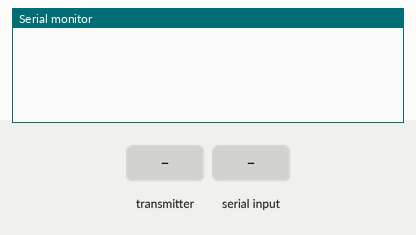
Simulated run of this sketch. Board: ESP32. Shown: the last lines printed to the serial monitor. The test bench sets the inputs (shaded band).

Above: at 1.2 s.
1.3 s: the transmitter starts sending AX = 0
At 2.5 s:
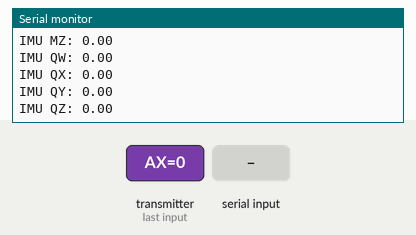
2.8 s: "90,45,200\n" received over Serial
At 4.1 s:
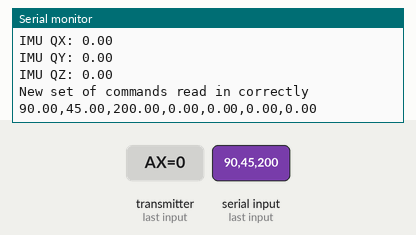

The sketch:

Simple_Base.ino
```cpp
// The script below is the simplest code that can accomplish all needed goals for a tabletop test

#include <esp_now.h>
#include <WiFi.h>

uint8_t broadcastAddress[] = {0x94, 0xB9, 0x7E, 0x6B, 0x9A, 0xA0};
//Change to the MAC address of the embedded board being used

#include <Chrono.h>
Chrono chrono_PO;

float AccelX;
float AccelY;
float AccelZ;
float GyroX;
float GyroY;
float GyroZ;
float MagX;
float MagY;
float MagZ;
float QuatW;
float QuatX;
float QuatY;
float QuatZ;

typedef struct struct_message_IN{
  float AX; // IMU data
  float AY;
  float AZ;
  float GX;
  float GY;
  float GZ;
  float MX;
  float MY;
  float MZ;
  float QW;
  float QX;
  float QY;
  float QZ;
} struct_message_IN;


typedef struct struct_message_OUT{
  float CoMA1_X; // Position to move to in mm
  float CoMA2_X;
  float CoMA3_X;
  float CoMA4_X;
  float RW_A_RPM; // Commanded RPM for the reaction wheels
  float RW_B_RPM;
  float RW_C_RPM;
} struct_message_OUT;

struct_message_IN INCOMING;
struct_message_OUT OUTGOING;

String success;

void OnDataSent(const uint8_t *mac_add,esp_now_send_status_t status){
//  Serial.print("\r\nLast Packet Send Status:\t");
//  Serial.println(status == ESP_NOW_SEND_SUCCESS ? "Delivery Success" : "Delivery Fail");
  if (status ==0){
//    success = "Delivery Success :)";
  }
  else{
//    success = "Delivery Fail :(";
  }
  // Turn the above off once it's working correctly. The basestation doesn't need to do anything on data send
  // Alternatively, print it to the LCD screen
}

void OnDataRecv(const uint8_t * mac, const uint8_t *incomingData, int len) {
  memcpy(&INCOMING, incomingData, sizeof(INCOMING));
  AccelX = INCOMING.AX;
  AccelY = INCOMING.AY;
  AccelZ = INCOMING.AZ;
  GyroX = INCOMING.GX;
  GyroY = INCOMING.GY;
  GyroZ = INCOMING.GZ;
  MagX = INCOMING.MX;
  MagY = INCOMING.MY;
  MagZ = INCOMING.MZ;
  QuatW = INCOMING.QW;
  QuatX = INCOMING.QX;
  QuatY = INCOMING.QY;
  QuatZ = INCOMING.QZ;

  if(chrono_PO.hasPassed(1000)){
  // USE EITHER OF THE BELOW FUNCTIONS
    HUMAN_READ_PRINTOUT();
//    MATLAB_PRINTOUT();
    chrono_PO.restart();
  }
}

void setup(){
  Serial.begin(9600);
  Serial.setTimeout(100);
  WiFi.mode(WIFI_STA);
   if (esp_now_init() != ESP_OK) {
    Serial.println("Error initializing ESP-NOW");
    return;
  }

  // Once ESPNow is successfully Init, we will register for Send CB to
  // get the status of Trasnmitted packet
  esp_now_register_send_cb(OnDataSent);

  // Register peer
  esp_now_peer_info_t peerInfo;
  memcpy(peerInfo.peer_addr, broadcastAddress, 6);
  peerInfo.channel = 0;
  peerInfo.encrypt = false;

  // Add peer
  if (esp_now_add_peer(&peerInfo) != ESP_OK){
    Serial.println("Failed to add peer");
    return;
  }
  // Register for a callback function that will be called when data is received or sent
  esp_now_register_recv_cb(OnDataRecv);
  esp_now_register_send_cb(OnDataSent);

}

void loop(){
  esp_err_t result = esp_now_send(broadcastAddress, (uint8_t *) &OUTGOING, sizeof(struct_message_OUT)); // Send the ESP now command packet
  if (result == ESP_OK) {
//    Serial.println("Sent with success - main loop message");
  }
  else {
//    Serial.println("Error sending the data - main loop message");
  }
  getCommands();
}

void getCommands(){
  if(Serial.available()){
    while(Serial.available()){
      OUTGOING.CoMA1_X = Serial.parseInt();
      OUTGOING.CoMA2_X = Serial.parseInt();
      OUTGOING.CoMA3_X = Serial.parseInt();
      OUTGOING.CoMA4_X = Serial.parseInt();
      OUTGOING.RW_A_RPM = Serial.parseInt();
      OUTGOING.RW_B_RPM = Serial.parseInt();
      OUTGOING.RW_C_RPM = Serial.parseInt();
      Serial.println("New set of commands read in correctly");
      Serial.print(OUTGOING.CoMA1_X);
      Serial.print(",");
      Serial.print(OUTGOING.CoMA2_X);
      Serial.print(",");
      Serial.print(OUTGOING.CoMA3_X);
      Serial.print(",");
      Serial.print(OUTGOING.CoMA4_X);
      Serial.print(",");
      Serial.print(OUTGOING.RW_A_RPM);
      Serial.print(",");
      Serial.print(OUTGOING.RW_B_RPM);
      Serial.print(",");
      Serial.println(OUTGOING.RW_C_RPM);
    }
  }
}

void HUMAN_READ_PRINTOUT(){
  Serial.print("IMU AX: ");
  Serial.println(AccelX);
  Serial.print("IMU AY: ");
  Serial.println(AccelY);
  Serial.print("IMU AZ: ");
  Serial.println(AccelZ);
  Serial.print("IMU GX: ");
  Serial.println(GyroX);
  Serial.print("IMU GY: ");
  Serial.println(GyroY);
  Serial.print("IMU GZ: ");
  Serial.println(GyroZ);
  Serial.print("IMU MX: ");
  Serial.println(MagX);
  Serial.print("IMU MY: ");
  Serial.println(MagY);
  Serial.print("IMU MZ: ");
  Serial.println(MagZ);
  Serial.print("IMU QW: ");
  Serial.println(QuatW);
  Serial.print("IMU QX: ");
  Serial.println(QuatX);
  Serial.print("IMU QY: ");
  Serial.println(QuatY);
  Serial.print("IMU QZ: ");
  Serial.println(QuatZ);
}

void MATLAB_PRINTOUT(){
  Serial.print(AccelX);
  Serial.print(",");
  Serial.print(AccelY);
  Serial.print(",");
  Serial.print(AccelZ);
  Serial.print(",");
  Serial.print(GyroX);
  Serial.print(",");
  Serial.print(GyroY);
  Serial.print(",");
  Serial.print(GyroZ);
  Serial.print(",");
  Serial.print(MagX);
  Serial.print(",");
  Serial.print(MagY);
  Serial.print(",");
  Serial.print(MagZ);
  Serial.print(",");
  Serial.print(QuatW);
  Serial.print(",");
  Serial.print(QuatX);
  Serial.print(",");
  Serial.print(QuatY);
  Serial.print(",");
  Serial.println(QuatZ);
}
```

Measured:
- after the input at 1.3 s, the serial monitor: prints a new line at once (image 1)
- after the input at 2.8 s, the serial monitor: prints a new line after 0.45 s (image 2)
